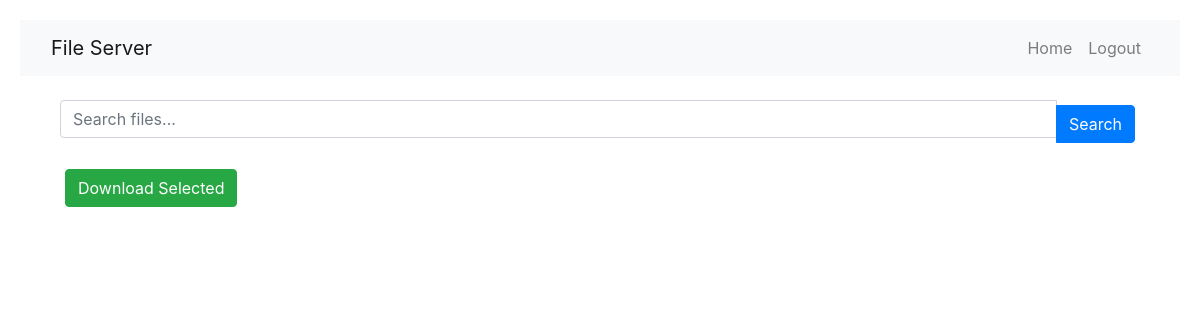
/user-dashboard/ (signed in), run on an earlier commit of the app's database.
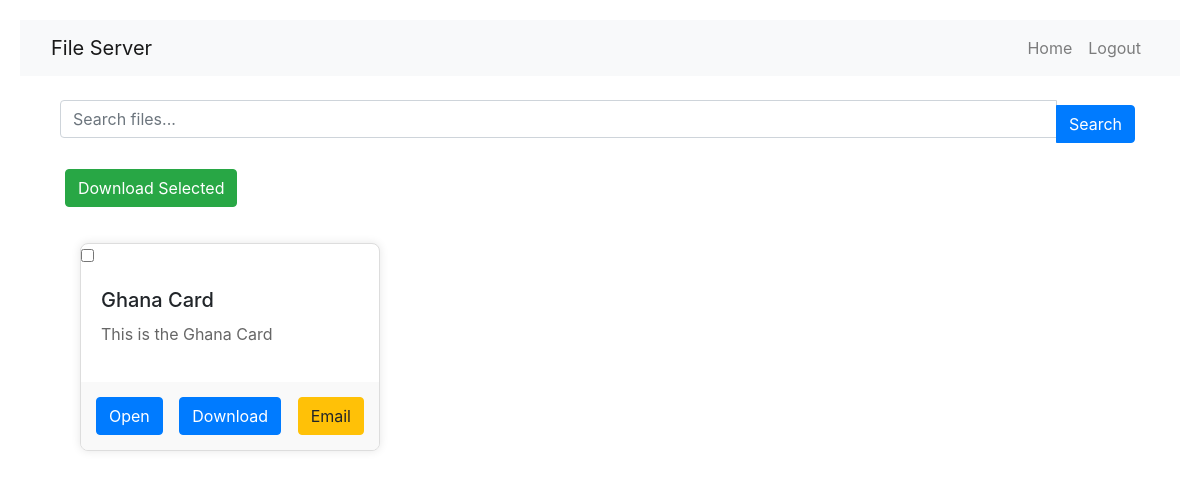
And on a later commit of the database.
### backend/models.py (models this page shows)
class Document(models.Model):
    title = models.CharField(max_length=100)
    description = models.TextField()
    file = models.FileField(upload_to="uploads/")
    uploaded_at = models.DateTimeField(auto_now_add=True)
    uploaded_by = models.ForeignKey(settings.AUTH_USER_MODEL, on_delete=models.CASCADE)
    download_count = models.PositiveIntegerField(default=0)
    email_count = models.PositiveIntegerField(default=0)
    def __str__(self):
        return self.title

### backend/views.py (the view)
# urls.py: path("user-dashboard/", userDashboard, name="userDashboard"),
@login_required(login_url="login")
def userDashboard(request):
    query = request.GET.get("q")
    if query:
        documents = Document.objects.filter(
            Q(title__icontains=query) | Q(description__icontains(query))
        )
    else:
        documents = Document.objects.all()
    print(documents)
    return render(request, "userdashboard_page.html", {"documents": documents})

### backend/templates/userdashboard_page.html (shortened to what this page needs)
{% extends 'base.html' %}
{% block content %}
<div class="container mt-4">
  <form method="get" action="{% url 'userDashboard' %}">
    <div class="input-group mb-3">
      <input type="text" class="form-control" name="q" placeholder="Search files..." value="{{ request.GET.q }}" />
      <button class="btn btn-primary" type="submit">Search</button>
    </div>
  </form>
  <button id="download-selected" class="btn btn-success mb-3">
    Download Selected
  </button>
  <div class="dashboard">
    {% for document in documents %}
    <div class="file-card">
      <input type="checkbox" class="select-file" data-file-id="{{ document.id }}" />
      <div class="file-info">
        <h3 class="file-title">{{ document.title }}</h3>
        <p class="file-description">{{ document.description }}</p>
      </div>
      <div class="file-actions">
        <button class="btn btn-primary open-btn" data-title="{{ document.title }}"
          data-description="{{ document.description }}" data-file-url="{{ document.file.url }}"
          data-document-id="{{ document.id }}">
          Open
        </button>
        <a href="{% url 'download_file' document.id %}" class="btn btn-primary" download>Download</a>
        <button class="btn btn-warning email-btn" data-title="{{ document.title }}"
          data-file-url="{{ document.file.url }}" data-document-id="{{ document.id }}">
          Email
        </button>
      </div>
    </div>
    {% endfor %}
  </div>
</div>
{% endblock %}

### backend/templates/base.html (shortened to what this page needs)
{% load static %}
{% load custom_filters %}
<!DOCTYPE html>
<html lang="en">
<head>
    <link rel="stylesheet" href="https://cdn.jsdelivr.net/npm/@fortawesome/fontawesome-free@6.4.2/css/all.min.css">
    <link rel="stylesheet" href="https://cdn.jsdelivr.net/npm/bootstrap@5.3.3/dist/css/bootstrap.min.css">
    <link rel="stylesheet"
        href="https://cdn.jsdelivr.net/npm/@fortawesome/fontawesome-free@6.4.2/css/fontawesome.min.css">
    <link rel="stylesheet" href="{% static 'css/login_page.css' %}">
    <link rel="stylesheet" href="{% static 'css/signup.css' %}">
    <link rel="stylesheet" href="{% static 'css/password_reset_page.css' %}">
    <link rel="stylesheet" href="{% static 'css/password_reset_sent.css' %}">
    <link rel="stylesheet" href="{% static 'css/password_reset_form.css' %}">
    <link rel="stylesheet" href="{% static 'css/userdashboard.css' %}">
    <link rel="stylesheet" href="{% static 'css/admindashboard.css' %}">
    <link rel="stylesheet" href="https://stackpath.bootstrapcdn.com/bootstrap/4.5.2/css/bootstrap.min.css">
</head>
<body>
    <section id="nav-bar">
        <nav class="navbar navbar-expand-lg navbar-light bg-light">
            <div class="container-fluid">
                <a class="navbar-brand" href="{% url 'landing_page' %}">File Server</a>
                <div class="collapse navbar-collapse" id="navbarNav">
                    <ul class="navbar-nav ms-auto">
                        {% if request.path == '/' %}
                        <li class="nav-item">
                            <a class="nav-link" href="{% url 'landing_page' %}">Home</a>
                        </li>
                        <li class="nav-item">
                            <a class="nav-link" href="{% url 'signUp' %}">Register</a>
                        </li>
                        <li class="nav-item">
                            <a class="nav-link" href="{% url 'login' %}">Login</a>
                        </li>
                        {% elif request.path == '/user-dashboard/' %}
                        <li class="nav-item">
                            <a class="nav-link" href="{% url 'userDashboard' %}">Home</a>
                        </li>
                        <li class="nav-item">
                            <a class="nav-link" href="{% url 'logout' %}">Logout</a>
                        </li>
                                {% endif %}
                    </ul>
                </div>
            </div>
        </nav>
    </section>
    <div class="container">
        {% block content %}
        {% endblock %}
    </div>
</body>
</html>

### backend/static/css/signup.css (style rules this page uses)
.form-control { width: 100%; }

### backend/static/css/userdashboard.css (style rules this page uses)
.dashboard { display: flex; flex-wrap: wrap; gap: 20px; padding: 20px; }
.file-card { border: 1px solid #ddd; border-radius: 8px; overflow: hidden; box-shadow: 0 0 10px rgba(0, 0, 0, 0.1); background-color: #fff; width: 300px; }
.file-info { padding: 20px; }
.file-title { font-size: 20px; margin-bottom: 10px; }
.file-description { color: #666; }
.file-actions { display: flex; justify-content: space-between; padding: 10px; background-color: #f9f9f9; }
.select-file { margin-right: 10px; }
.btn { padding: 10px 20px; margin: 5px; border: none; cursor: pointer; }

### backend/static/css/admindashboard.css (style rules this page uses)
body { padding: 20px; }

What changed in the data, as far as the page shows it:
added Document: title "Ghana Card", description "This is the Ghana Card"
